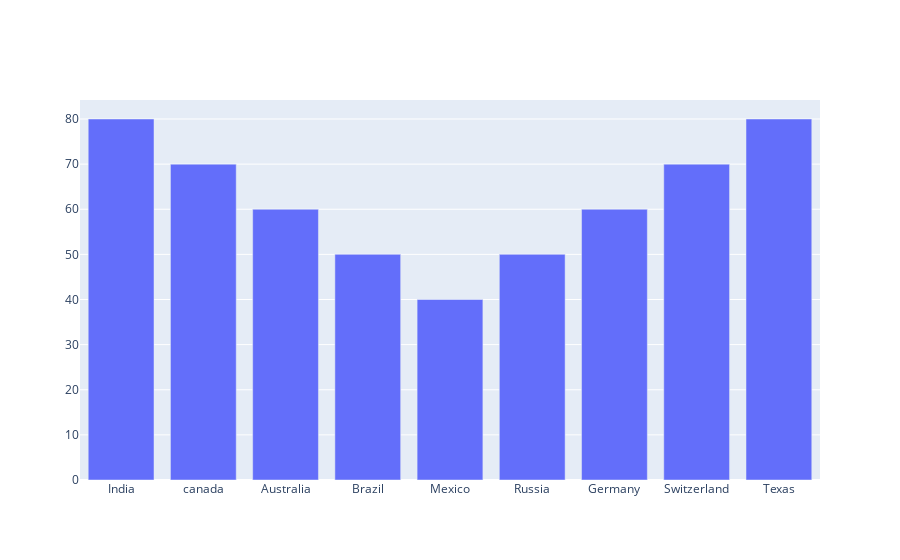

The notebook cell saved with this chart:
### Code cell
import numpy as np
import plotly
import plotly.graph_objects as go
#import plotly.offline as pyo
from plotly.offline import init_notebook_mode
  
init_notebook_mode(connected = True) 
  
# countries on x-axis
countries=['India', 'canada',
           'Australia','Brazil',
           'Mexico','Russia',
           'Germany','Switzerland',
           'Texas'] 
  
# plotting corresponding y for each 
# country in x 
fig = go.Figure([go.Bar(x=countries,
                        y=[80,70,60,50,
                           40,50,60,70,80])])
  
fig.show()

### Figure 1 — Plotly figure (JSON) as saved in the notebook; plotly's stock layout.template omitted (floating-point values rounded to 4 significant figures)
{"data": [{"type": "bar", "x": ["India", "canada", "Australia", "Brazil", "Mexico", "Russia", "Germany", "Switzerland", "Texas"], "y": [80, 70, 60, 50, 40, 50, 60, 70, 80]}], "layout": {}}
